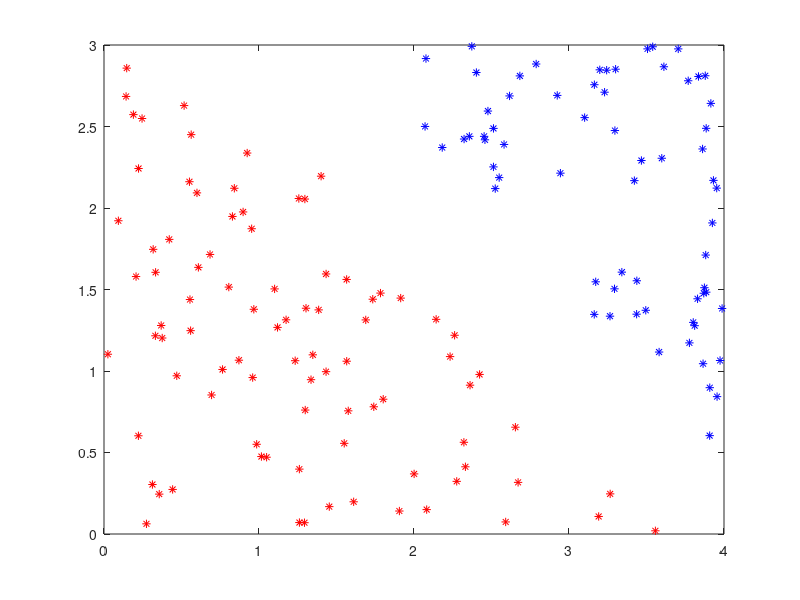
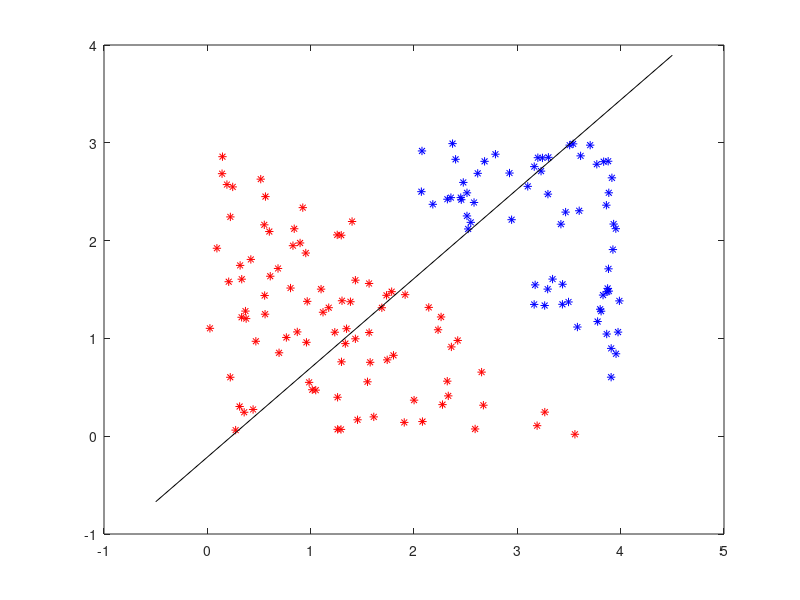
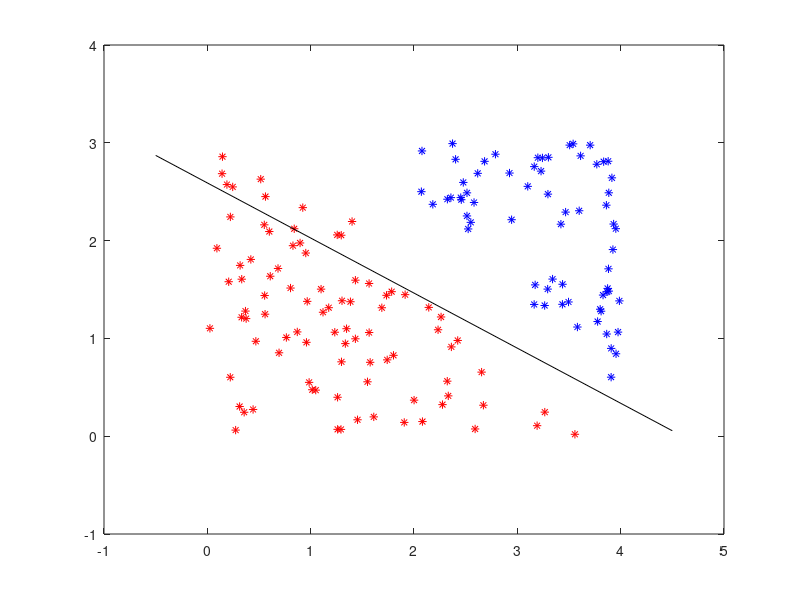
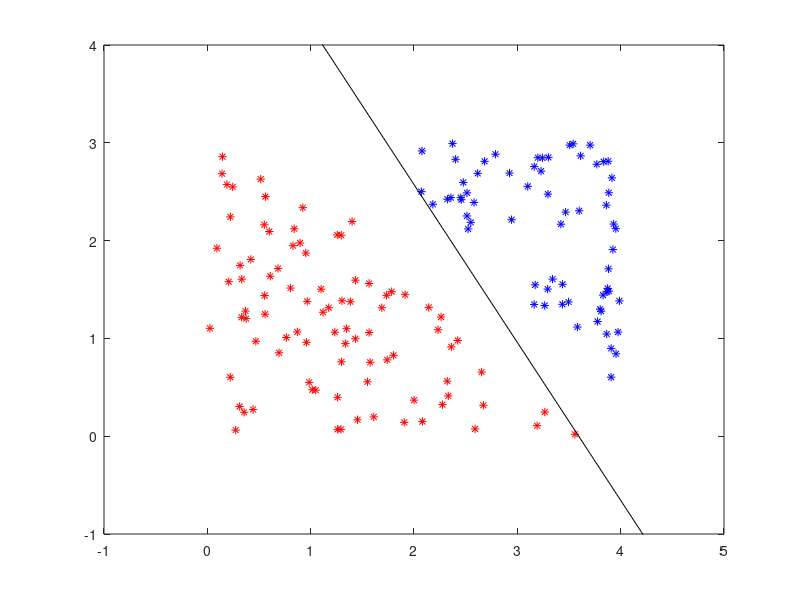

Recreate these plots in MATLAB, in order.
clear; clc; format compact;

function er = mean_squared_error(x)
  if size(x, 1) == 1
    er = x * x' / size(x, 2);
  else
    er = x' * x / size(x, 1);
  end
end

N = 200;
x1 = 4 * rand(1, N);
x2 = 3 * rand(1, N);
data = [x1; x2];

D = x1/4 + x2/4 - 1;

tol = 0.1;
idx1 = find(D > tol);
idx2 = find(D < -tol);
data1 = data(:, idx1);
data2 = data(:, idx2);

hf = figure();
plot(data1(1, :), data1(2, :), 'b*', data2(1, :), data2(2, :), 'r*')
print(hf, '-dpng', '-r300', 'linear_data_ver2.png');

dout1 = ones(1, size(data1, 2));
dout2 = -ones(1, size(data2, 2));

P = [data1 data2];
T = [dout1 dout2];

idx = randperm(size(P, 2));
P = P(:, idx);
T = T(idx);

w1 = rand - .5;
w2 = rand - .5;
w0 = rand - .5;

a = -w1 / w2;
b = -w0 / w2;

x1 = [-.5 4.5];
x2 = a * x1 + b;

plot(data1(1, :), data1(2, :), 'b*', data2(1, :), data2(2, :), 'r*')
hold on
plot(x1, x2, 'k')
axis([-1 5 -1 4])
print(hf, '-dpng', '-r300', 'initial_linear_perceptron_ver2.png');
hold off

maxepochs = 100;
epochlength = length(T);

changed = false;
i = 1;
W = rand(3, 1) - 0,5;

while i <= maxepochs && ~changed
  e = 1 / i;
  changed = true;
  for j = 1 : epochlength
    y(j) = sign(W' * [P(:, j); 1]);

    if y(j) ~= T(j)
      changed = false;
      W = W + e * [T(j) * P(:, j); T(j)];
    end
  end

  a = -W(1) / W(2);
  b = -W(3) / W(2);
  x1 = [-.5 4.5];
  x2 = a * x1 + b;
  plot(data1(1, :), data1(2, :), 'b*', data2(1, :), data2(2, :), 'r*')
  hold on
  plot(x1, x2, 'k')
  axis([-1 5 -1 4])
  print(hf, '-dpng', '-r300', ['linear_perceptron_', int2str(i), '_ver2.png']);
  hold off
  W
  MSE = mean_squared_error(y - T)
  disp('Πατήστε ένα κουμπί για να συνεχίσει...')
  pause
  i = i + 1;
end

if changed
  disp(['Το συνολικό πλήθος επαναλήψεων είναι: ', int2str(i)])
else
  disp('Το συνολικό πλήθος επαναλήψεων δεν ήταν αρκετό.')
end

disp('Τελείωσε η εκπαίδευση του perceptron.')
